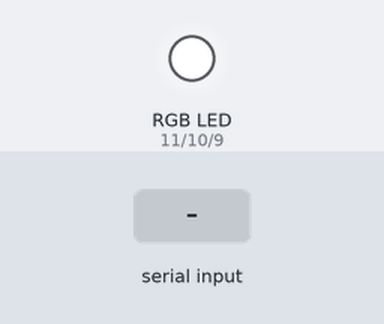
Bench run of a sketch on a simulated Arduino Uno, built with avr-gcc and run on an emulated ATmega328P. On the bench: an RGB LED mixed from three pins (HIGH = lit). The inputs (shaded band) are chosen by the test bench.

Above: at 1.2 s.
1.3 s: "r90\n" received over Serial
At 1.8 s:
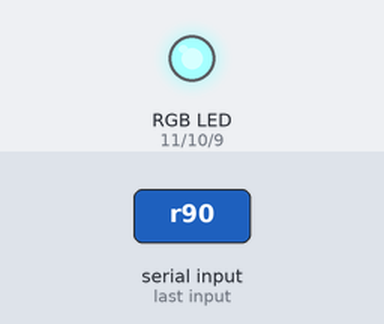
2.8 s: "r,45\n" received over Serial
At 4.0 s:
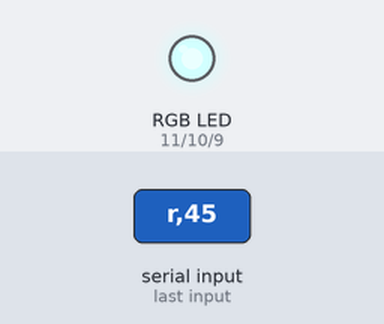
4.3 s: "g90\n" received over Serial
At 5.2 s:
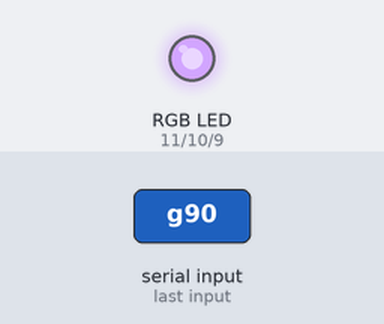
5.8 s: "g,45\n" received over Serial
At 6.4 s:
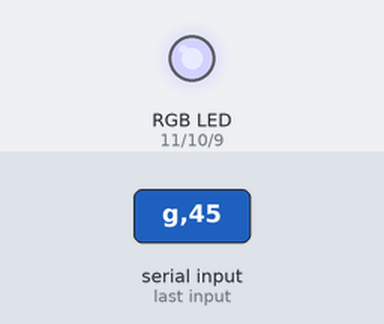
7.3 s: "b90\n" received over Serial
At 8.5 s:
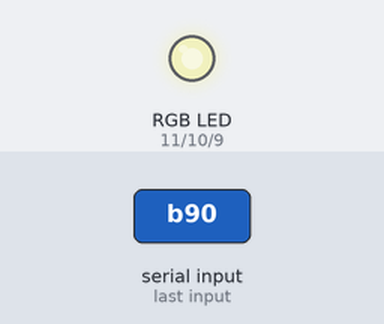
8.8 s: "b,45\n" received over Serial
At 9.9 s:
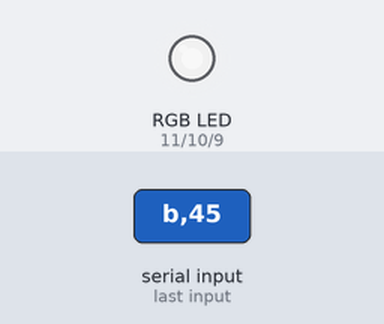
Timing chart, 0 to 11.3 s (numbered marks = the images above; inputs shaded):
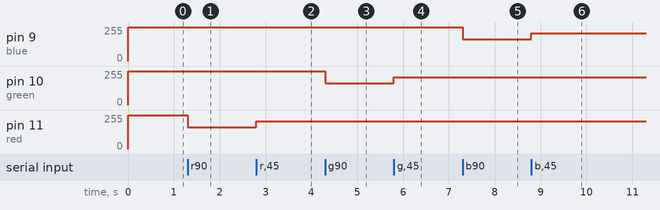

The sketch:

Colour_mixer.ino
```cpp
#define red 11
#define green 10
#define blue 9
void setup() {
 pinMode(9,OUTPUT);//Blue
 pinMode(10,OUTPUT);//Green
 pinMode(11,OUTPUT);//Red
 digitalWrite(red,1);
 digitalWrite(green,1);
 digitalWrite(blue,1);
 Serial.begin(38400);
}

void loop() {

  //------------------------------------------------------------------------------------------
  // Take Serial readings
  if(Serial.available()){
    char c=Serial.read();              //Assign only the character
    int val=Serial.parseInt();         //Take integer value
    if(c == 'r'){

      analogWrite(red,255-val);   // Inverterd the value due to common anode RGB LED
    }
    if(c == 'g'){

      analogWrite(green,255-val);
    }
    if(c == 'b'){

      analogWrite(blue,255-val);
    }
    if(c == 'f'){

        digitalWrite(red,1);
        digitalWrite(green,1);
        digitalWrite(blue,1);
    }


  }

}
// Created by Vinura Udaraka
```

Measured:
- after the input at 1.3 s, pin 11 (red): 255/255 → 165/255 at once
- after the input at 2.8 s, pin 11 (red): 165/255 → 210/255 at once
- after the input at 4.3 s, pin 10 (green): 255/255 → 165/255 at once
- after the input at 5.8 s, pin 10 (green): 165/255 → 210/255 at once
- after the input at 7.3 s, pin 9 (blue): 255/255 → 165/255 at once
- after the input at 8.8 s, pin 9 (blue): 165/255 → 210/255 at once
